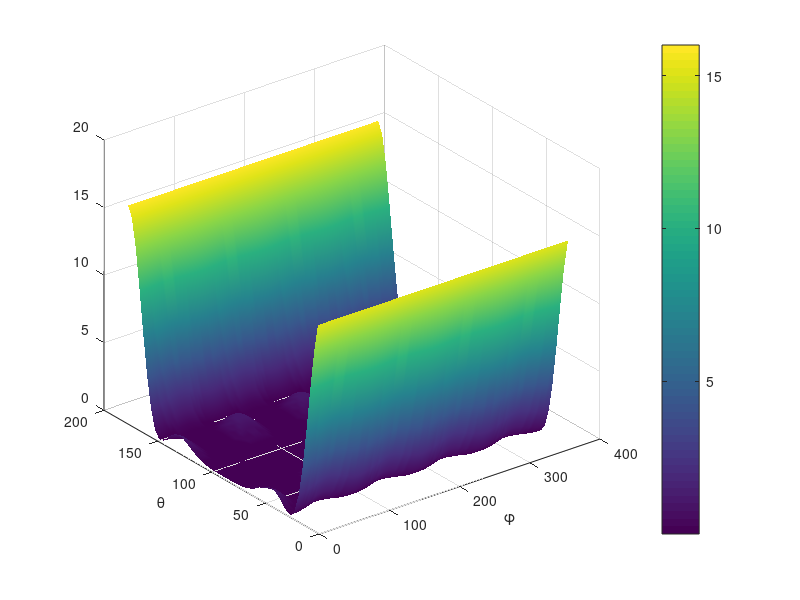

The MATLAB script that drew this image:
%ITNOA
% Coded by Hadi AliAkbarian (hadi_alik@yahoo.com)
%3D Array Factor of a 4x4 planar array antenna 
%Elements on the x and y axis
%Element factor is ignored
%Power Array factor is calculated and plotted
%Code can be extended for larger arrays
clc
clear
       
%constants
c=3e8;
f=1.8e9;
lambda=c/f;
dx=lambda/2; %distance between elements (X)
dy=lambda/2;%distance between elements (Y)
AB=[1 1 1 1;
    1 1 1 1;
    1 1 1 1;
    1 1 1 1]; % Array amplitudes
AB_phase=[0 0 0 0;
          0 0 0 0;
          0 0 0 0;
          0 0 0 0]*pi/180; %Array phases
AB_coe=AB.*(cos(AB_phase)+j*sin(AB_phase));
total_power= ( sum(sum(AB.^2)) ); 
%AF calculation
theta0=[pi/50:pi/50:pi];
phi0=[pi/50:pi/50:2*pi];
[phi,theta]=meshgrid(phi0,theta0);
sinU=sin(theta).*cos(phi);
sinV=sin(theta).*sin(phi);
AF_Field=0;
for n=1:4
    for m=1:4
        AF_Field = AB_coe(n,m)*exp(j*2*pi*(n-1)/lambda*dx*(sinU)).*exp(j*2*pi*(m-1)/lambda*dy*(sinV)) + AF_Field; 
    end
end
AF_power=AF_Field.^2;
AF_power_normalized=AF_power/total_power;
%Plotting
%mesh(phi0*180/pi,theta0*180/pi,20*log10(abs(AF)))
axis([0 360 0 180 -10 6])
surf(phi0*180/pi,theta0*180/pi,(abs(AF_power_normalized))), colorbar
xlabel('\phi')
ylabel('\theta')
shading interp